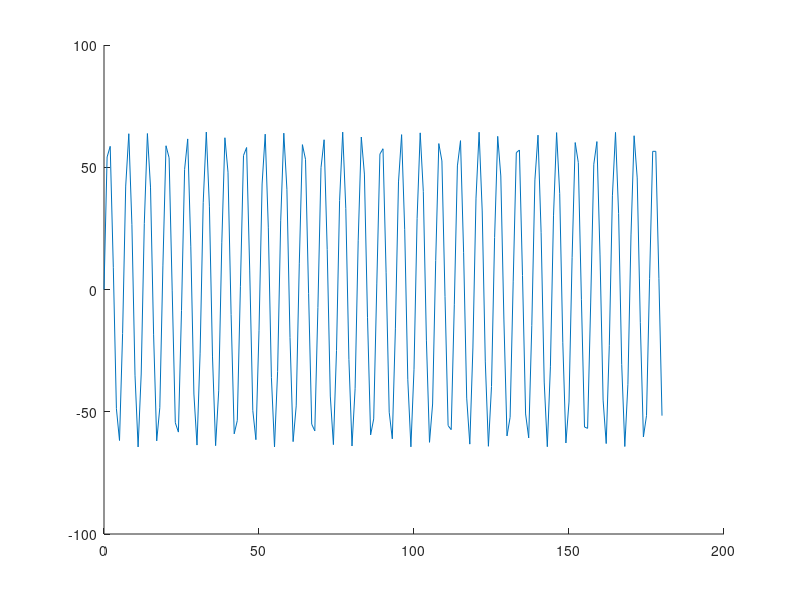

The MATLAB script that drew this image:
theta = 0:1:180;
g = 32.2;
normalAccel = 2 * g .* sin(theta);
tanAccel = g .* cos(theta);
magAccel = sqrt(4 * g.^2 .* (sin(theta).^2) + g^2 .* (cos(theta).^2));

hold on;

plot(theta, normalAccel)
